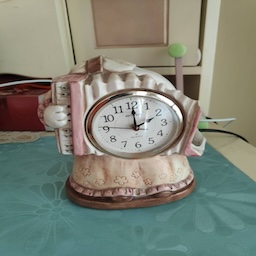
#> input picture app/data/178936.jpg, 256 x 256 px
$ python crop-resize.py ../../app/data/178936.jpg   (older library calls are emulated)
#> lines starting #> are read from the running program, lines starting #| are printed output that depends on the picture
#!/usr/bin/env python
"""Resize the image to given size.

Don't strech images, crop and center instead.
"""
import os
import sys
from argparse import ArgumentParser, ArgumentDefaultsHelpFormatter
from fractions import Fraction
from functools import partial
from multiprocessing import Pool

from PIL import Image # $ sudo apt-get install python-imaging

def crop_resize(image, size, ratio):
    # crop to ratio, center
    w, h = image.size
    print('image.size ',image.size,'size ',size ,'w ',w,'h ',h)
    if w > ratio * h: # width is larger then necessary
        x, y = (w - ratio * h) // 2, 0
    else: # ratio*height >= width (height is larger)
        x, y = 0, (h - w / ratio) // 2
    image = image.crop((x, y, w - x, h - y))

    # resize


    if list(image.size) > size: # don't stretch smaller images
        image.thumbnail(size, Image.ANTIALIAS)
    return image

from PIL import Image, ExifTags

def fix_orientation(img):
    try:
        for orientation in ExifTags.TAGS.keys():
            if ExifTags.TAGS[orientation]=='Orientation':
                break
        exif = dict(img._getexif().items())

        if exif[orientation] == 3:
            img = img.rotate(180, expand=True)
        elif exif[orientation] == 6:
            img = img.rotate(270, expand=True)
        elif exif[orientation] == 8:
            img = img.rotate(90, expand=True)
    except (AttributeError, KeyError, IndexError):
        # Ignore if orientation information is missing or invalid
        pass
    return img

def crop_resize_mp(input_filename, outputdir, size, ratio):
    try:
        image = crop_resize(fix_orientation(Image.open(input_filename)), size, ratio)

        # save resized image

        basename, ext = os.path.splitext(os.path.basename(input_filename))
        print(basename,ext)
        output_basename = basename+ext
        output_filename = os.path.join(outputdir, output_basename)
        image.save(output_filename)

        return (input_filename, output_filename), None
    except Exception as e:
        return (input_filename, None), e

def main():
    # parse command-line arguments
    parser = ArgumentParser(description=__doc__,
        formatter_class=ArgumentDefaultsHelpFormatter)
    parser.add_argument('-s', '--size', type=int, nargs=2,
                        default=[120, 80], metavar='N',
                        help='new image size')
    parser.add_argument('-q', '--quiet', action='store_true')
    parser.add_argument('--outputdir', default=os.curdir, metavar='DIR',
                        help='directory where to save resized images')
    parser.add_argument('files', nargs='+',
                        help='image filenames to process')
    args = parser.parse_args()

    # crop, resize using multiple processes
    error_count = 0
    f = partial(crop_resize_mp, outputdir=args.outputdir, size=args.size,
                ratio=Fraction(*args.size))
    pool = Pool() # use all available cpus
    for (infile, outfile), error in pool.imap_unordered(f, args.files):
#> in fix_orientation, `exif = dict(img._getexif().items())`: exif = 13 items
#> in crop_resize, `w, h = image.size`: w = 256
#| image.size  (256, 256) size  [120, 80] w  256 h  256
#> in crop_resize, `x, y = 0, (h - w / ratio) // 2`: x = 0; y = 42
#> in crop_resize, `image = image.crop((x, y, w - x, h - y))`:
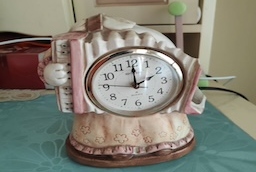
#> image: PIL image 256x172 RGB; mean R, G, B 129.4, 127.9, 115.6
#> in crop_resize_mp, `image = crop_resize(fix_orientation(Image.open(input_filename)), size,..`:
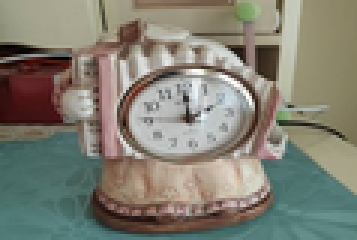
#> image: PIL image 119x80 RGB (shown 3 times larger); mean R, G, B 129.4, 127.9, 115.6
        if error is not None:
            error_count += 1
            sys.stderr.write("error: %s: %s\n" % (infile, error))
        elif not args.quiet:
            print("%s -> %s" % (infile, outfile))
    sys.exit(error_count != 0)
#> (the program exits here)
